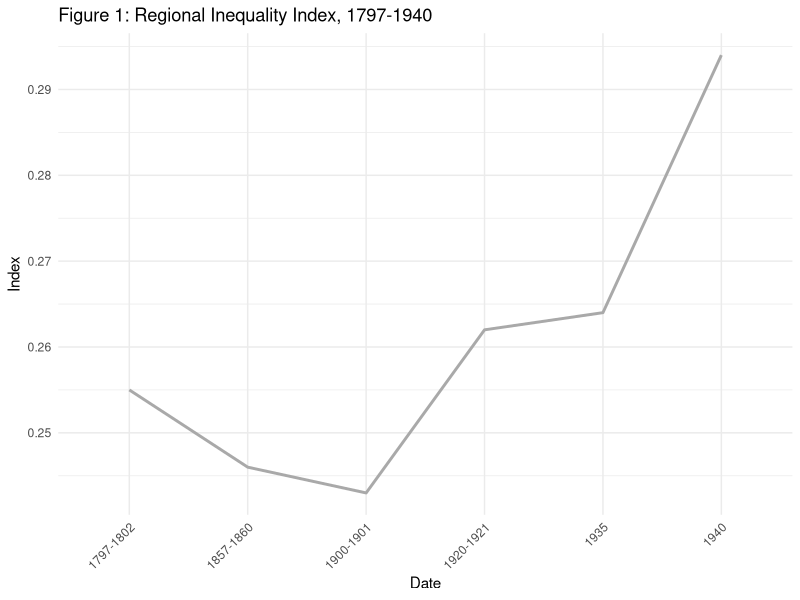
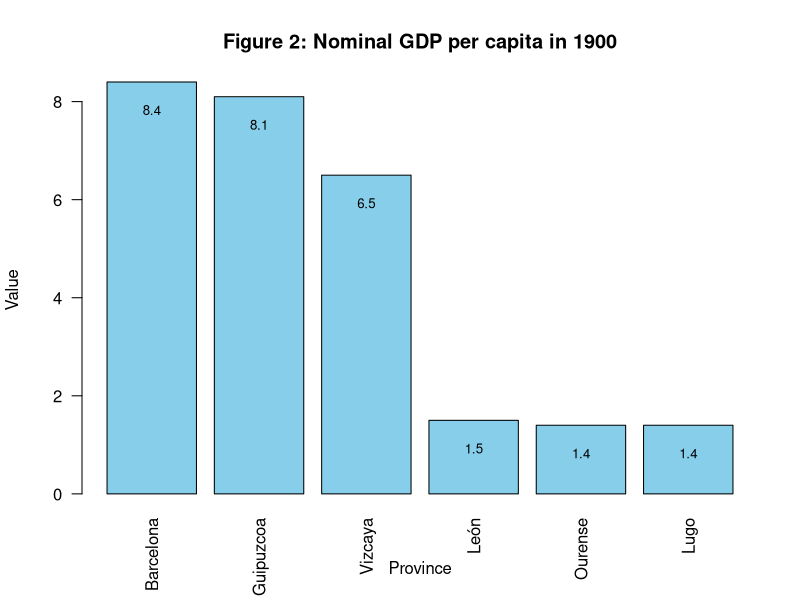

The R script that drew these images, in order:
## ---- chunk 1
library(ggplot2)
años <- c("1797-1802", "1857-1860", "1900-1901", "1920-1921", "1935", "1940")
valores <- c(0.255, 0.246, 0.243, 0.262, 0.264, 0.294)

# Crear el dataframe
df <- data.frame(Años = factor(años), Valores = valores)

# Crear el gráfico de línea
ggplot(df, aes(x = Años, y = Valores, group = 1)) +  # Agregar group = 1 para líneas con variables categóricas
  geom_line(color = "darkgray", linewidth = 1) +  # Gráfico de línea
  labs(title = "Figure 1: Regional Inequality Index, 1797-1940",
       x = "Date",
       y = "Index") +
  theme_minimal() +
  theme(axis.text.x = element_text(angle = 45, hjust = 1))
## ---- chunk 2
ciudades <- c("Barcelona", "Guipuzcoa", "Vizcaya", "León", "Ourense", "Lugo")
valores1 <- c(8.4, 8.1, 6.5, 1.5, 1.4, 1.4)

# Crear el dataframe
df1 <- data.frame(ciudades = ciudades, Valores = valores1)

bp <- barplot(df1$Valores, 
        names.arg = df1$ciudades, 
        col = "skyblue", 
        main = "Figure 2: Nominal GDP per capita in 1900", 
        xlab = "Province", 
        ylab = "Value", 
        las = 2)

# Ajustar los márgenes si es necesario
text(x = bp, y = df1$Valores - 0.3, labels = df1$Valores, pos = 1, cex = 0.8, col = "black")
